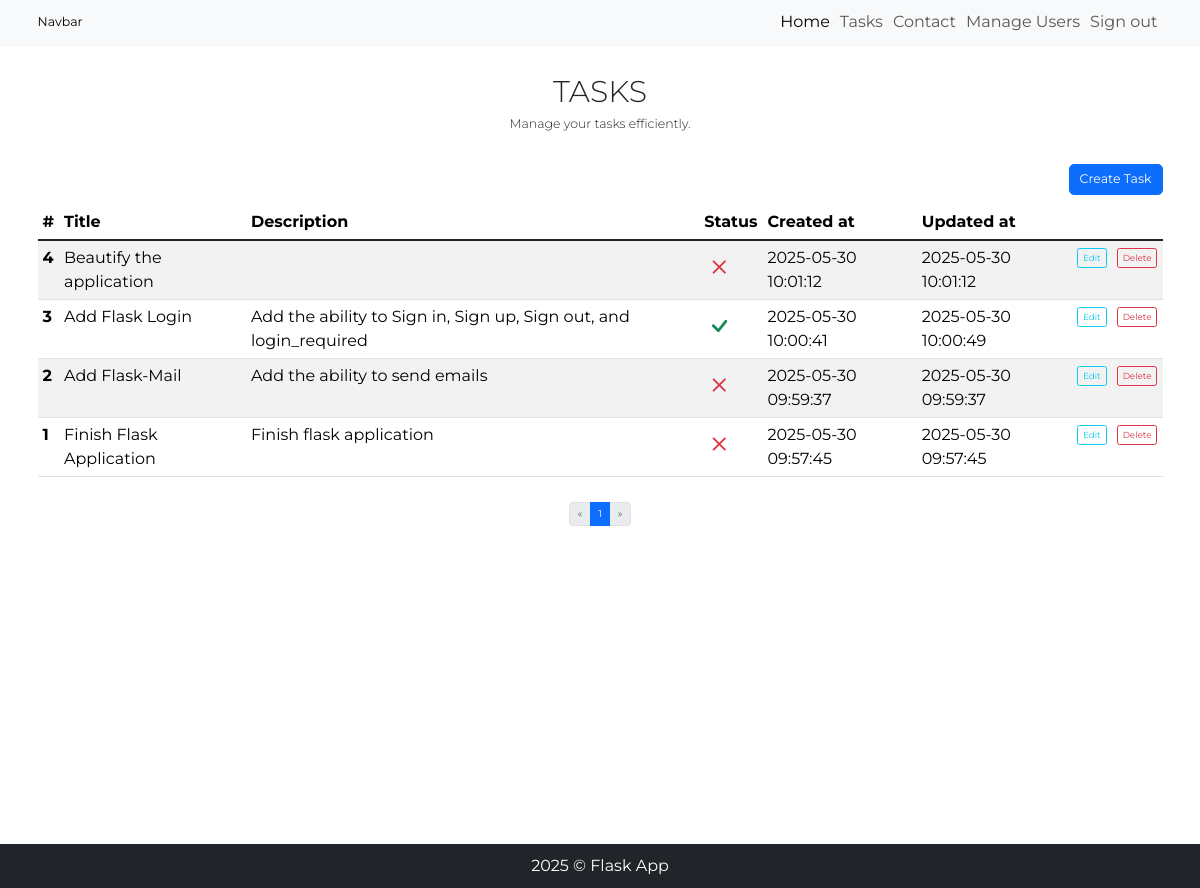
Page /tasks (signed in) on the committed database.
### models.py (models this page shows, shortened)
class Todo(db.Model):
    __tablename__ = 'todos'
    id = db.Column(db.Integer, primary_key=True)
    title = db.Column(db.String(100), nullable=False)
    description = db.Column(db.String(300))
    is_done = db.Column(db.Boolean, default=False)
    created_at = db.Column(db.DateTime, server_default=db.func.now())
    updated_at = db.Column(db.DateTime, server_default=db.func.now(), onupdate=db.func.now())
    user_id = db.Column(db.Integer, db.ForeignKey('users.id', name='fk_todos_user_id'), nullable=False)

### app.py (the view)
@app.route('/tasks', methods=['GET'])
@login_required
def get_all_tasks():
    page = request.args.get('page', 1, type=int)
    per_page = 10
    pagination = Todo.query \
        .filter_by(user_id=current_user.id) \
        .order_by(Todo.id.desc()) \
        .paginate(page=page, per_page=per_page)
    tasks = pagination.items
    return render_template('task.html', tasks=tasks, pagination=pagination)

### app.py (called while the page is built)
@login_manager.user_loader
def load_user(user_id):
    return User.query.get(int(user_id))

### templates/task.html (shortened to what this page needs)
{% extends 'base.html' %}
{% block content %}
<h1 class="display-5 text-center text-uppercase mt-5">Tasks</h1>
<p class="lead text-center mb-5">Manage your tasks efficiently.</p>
<div class="container">
        <div class="row mb-3">
            <div class="col-md-12">
                <button class="btn btn-primary btn-lg float-end" type="button" data-bs-toggle="modal"
                    data-bs-target="#createModal">Create Task</button>
            </div>
        </div>
</div>
<div class="container d-flex flex-column align-items-center">
    <table class="table table-striped table-hover">
        <thead>
            <tr>
                <th scope="col">#</th>
                <th scope="col">Title</th>
                <th scope="col">Description</th>
                <th scope="col">Status</th>
                <th scope="col">Created at</th>
                <th scope="col">Updated at</th>
                <th scope="col"></th>
                <th scope="col"></th>
            </tr>
        </thead>
        <tbody class="table-group-divider">
            {% for task in tasks %}
            <tr>
                <th scope="row">{{ task.id }}</th>
                <td>{{ task.title }}</td>
                <td>{{ task.description }}</td>
                {% if task.is_done %}
                <td><i class="bi bi-check text-success"></i></td>
                {% else %}
                <td><i class="bi bi-x text-danger"></i></td>
                {% endif %}
                <td>{{ task.created_at }}</td>
                <td>{{ task.updated_at }}</td>
                <td><button class="btn btn-sm btn-outline-info" type="button" data-bs-toggle="modal"
                        data-bs-target="#editModal-{{ task.id }}">Edit</button></td>
                <td><button class="btn btn-sm btn-outline-danger" type="button" data-bs-toggle="modal"
                        data-bs-target="#deleteModal-{{ task.id }}">Delete</button></td>
            </tr>
            {% endfor %}
        </tbody>
    </table>
    <nav class="mt-4" aria-label="Page navigation">
        <ul class="pagination mx-auto">
            <li class="page-item">
                <a class="page-link {% if pagination.page == 1 %}disabled{% endif %}"
                    href="{{ url_for('get_all_tasks', page=1) }}" {% if pagination.page==1 %}tabindex="-1" {% endif %}
                    aria-label="First">
                    <span aria-hidden="true">&laquo;</span>
                </a>
            </li>
            <li class="page-item"><span class="page-link active" href="{{ url_for('get_all_tasks', page=page) }}"
                    aria-current="page">{{ pagination.page }}</span></li>
            <li class="page-item">
                <a class="page-link {% if not pagination.page < pagination.pages %}disabled{% endif %}"
                    href="{{ url_for('get_all_tasks', page=pagination.pages) }}" aria-label="Last">
                    <span aria-hidden="true">&raquo;</span>
                </a>
            </li>
        </ul>
    </nav>
</div>
{% endblock %}

### static/css/style.css (style rules this page uses)
*, *::before, *::after { box-sizing: border-box; padding: 0; margin: 0; }
body { position: relative; font-size: 1.6rem; font-family: "Montserrat", sans-serif; }
.bi { font-size: 3rem; }

### rows in the picture
Todo: id "4", title "Beautify the application", is_done False (drawn), created_at "2025-05-30 10:01:12", updated_at "2025-05-30 10:01:12"
Todo: id "3", title "Add Flask Login", description "Add the ability to Sign in, Sign up, Sign out, and login_required", is_done True (drawn), created_at "2025-05-30 10:00:41", updated_at "2025-05-30 10:00:49"
Todo: id "2", title "Add Flask-Mail", description "Add the ability to send emails", is_done False (drawn), created_at "2025-05-30 09:59:37", updated_at "2025-05-30 09:59:37"
Todo: id "1", title "Finish Flask Application", description "Finish flask application", is_done False (drawn), created_at "2025-05-30 09:57:45", updated_at "2025-05-30 09:57:45"

### other values in the picture
{{ pagination.page }} "1"
